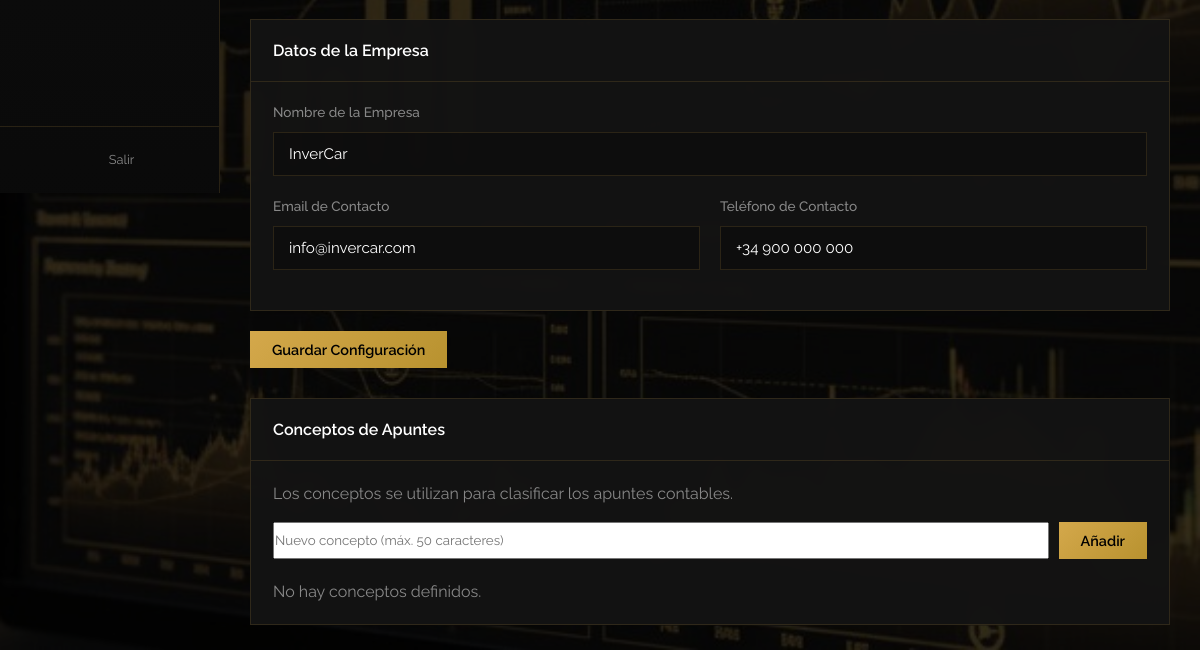
Page /admin/configuracion.php (signed in, lower part) on the earlier database version.
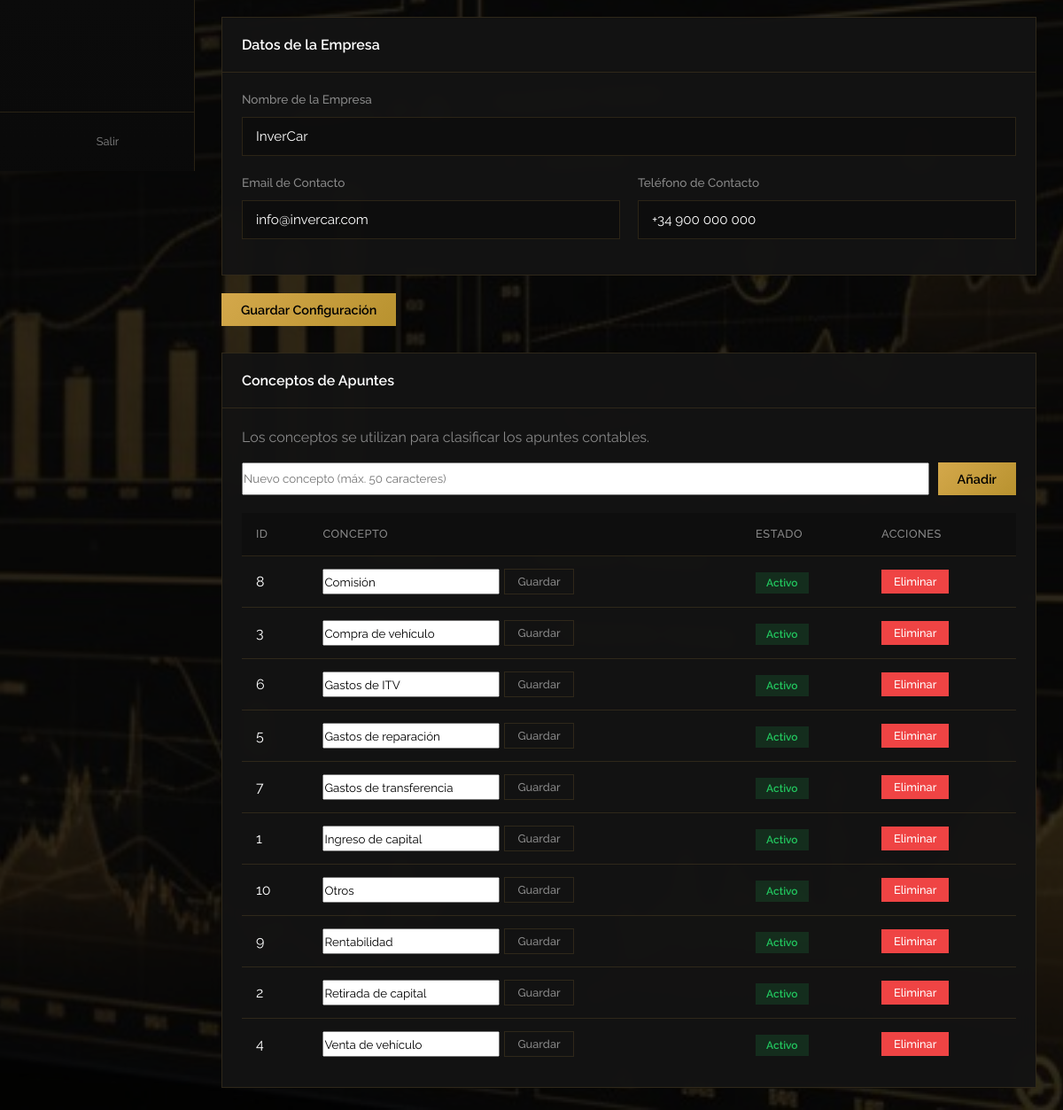
Same page on the later database version.
### tables this page shows
CREATE TABLE IF NOT EXISTS `conceptos` (
  `id` INT UNSIGNED NOT NULL AUTO_INCREMENT,
  `concepto` VARCHAR(50) NOT NULL,
  `activo` TINYINT(1) NOT NULL DEFAULT 1,
  `created_at` TIMESTAMP DEFAULT CURRENT_TIMESTAMP,
  PRIMARY KEY (`id`)
);

### includes/functions.php (called while the page is built, shortened)
<?php
function escape($string) {
    return htmlspecialchars($string, ENT_QUOTES, 'UTF-8');
}

### admin/configuracion.php (the view, shortened to what this page needs)
<?php
$db = getDB();
$config = [];
$stmt = $db->query("SELECT clave, valor FROM configuracion");
foreach ($stmt->fetchAll() as $row) {
    $config[$row['clave']] = $row['valor'];
}
$conceptos = $db->query("SELECT * FROM conceptos ORDER BY concepto")->fetchAll();
?>
<!DOCTYPE html>
<html lang="es">
<head>
    <link rel="stylesheet" href="../assets/css/admin.css">
</head>
<body>
    <div class="admin-wrapper">
        <?php include __DIR__ . '/includes/sidebar.php'; ?>
        <main class="main-content">
            <form method="POST">
                <div class="card" style="margin-bottom: 20px;">
                    <div class="card-header">
                        <h2>Datos de la Empresa</h2>
                    </div>
                    <div class="card-body">
                        <div class="form-group">
                            <label>Nombre de la Empresa</label>
                            <input type="text" name="nombre_empresa"
                                   value="<?php echo escape($config['nombre_empresa'] ?? 'InverCar'); ?>">
                        </div>
                        <div class="form-row">
                            <div class="form-group">
                                <label>Email de Contacto</label>
                                <input type="email" name="email_empresa"
                                       value="<?php echo escape($config['email_empresa'] ?? ''); ?>">
                            </div>
                            <div class="form-group">
                                <label>Teléfono de Contacto</label>
                                <input type="text" name="telefono_empresa"
                                       value="<?php echo escape($config['telefono_empresa'] ?? ''); ?>">
                            </div>
                        </div>
                    </div>
                </div>
                <button type="submit" class="btn btn-primary">Guardar Configuración</button>
            </form>
            <div class="card" style="margin-top: 30px;">
                <div class="card-header">
                    <h2>Conceptos de Apuntes</h2>
                </div>
                <div class="card-body">
                    <p style="color: var(--text-muted); margin-bottom: 15px;">Los conceptos se utilizan para clasificar los apuntes contables.</p>
                    <form method="POST" style="display: flex; gap: 10px; margin-bottom: 20px;">
                        <input type="text" name="concepto" placeholder="Nuevo concepto (máx. 50 caracteres)" maxlength="50" style="flex: 1;">
                        <button type="submit" class="btn btn-primary">Añadir</button>
                    </form>
                    <?php if (empty($conceptos)): ?>
                        <p style="color: var(--text-muted);">No hay conceptos definidos.</p>
                    <?php else: ?>
                        <div class="table-responsive">
                            <table>
                                <thead>
                                    <tr>
                                        <th>ID</th>
                                        <th>Concepto</th>
                                        <th>Estado</th>
                                        <th>Acciones</th>
                                    </tr>
                                </thead>
                                <tbody>
                                    <?php foreach ($conceptos as $c): ?>
                                    <tr>
                                        <td><?php echo $c['id']; ?></td>
                                        <td>
                                            <form method="POST" style="display: flex; gap: 5px;">
                                                <input type="text" name="concepto" value="<?php echo escape($c['concepto']); ?>" maxlength="50" style="width: 200px;">
                                                <button type="submit" class="btn btn-sm btn-outline">Guardar</button>
                                            </form>
                                        </td>
                                        <td>
                                            <form method="POST" style="display: inline;">
                                                <button type="submit" class="badge <?php echo $c['activo'] ? 'badge-success' : 'badge-danger'; ?>" style="cursor: pointer; border: none;">
                                                    <?php echo $c['activo'] ? 'Activo' : 'Inactivo'; ?>
                                                </button>
                                            </form>
                                        </td>
                                        <td>
                                            <form method="POST" style="display: inline;" onsubmit="return confirm('Eliminar este concepto? Solo es posible si no tiene apuntes asociados.');">
                                                <button type="submit" class="btn btn-sm btn-danger">Eliminar</button>
                                            </form>
                                        </td>
                                    </tr>
                                    <?php endforeach; ?>
                                </tbody>
                            </table>
                        </div>
                    <?php endif; ?>
                </div>
            </div>
        </main>
    </div>
</body>
</html>

### admin/includes/sidebar.php (shortened to what this page needs)
<aside class="sidebar" id="sidebar">
    <ul class="sidebar-menu">
    </ul>
    <div class="sidebar-footer">
        <a href="logout.php" class="logout-btn" title="Cerrar Sesión">
            <span class="icon"><?php echo $icons['logout']; ?></span>
            <span class="menu-text">Salir</span>
        </a>
    </div>
</aside>

### assets/css/admin.css (style rules this page uses)
:root { --primary-color: #d4a84b; --primary-dark: #b8922f; --primary-light: #e8c068; --secondary-color: #1a1a1a; --dark-bg: #0a0a0a; --card-bg: rgba(20, 20, 20, 0.95); --card-bg-solid: #141414; --text-light: #ffffff; --text-muted: #888888; --border-color: rgba(212, 168, 75, 0.15); --success: #10b981; --danger: #ef4444; --warning: #f59e0b; --gold: #d4a84b; --gold-light: #e8c068; --sidebar-width: 220px; --green-accent: #22c55e; --blue-accent: #3b82f6; }
* { margin: 0; padding: 0; box-sizing: border-box; }
body { font-family: 'Raleway', sans-serif; background-color: var(--dark-bg); color: var(--text-light); line-height: 1.6; }
input, textarea, select, button { font-family: 'Raleway', sans-serif; }
a { text-decoration: none; color: inherit; }
.admin-wrapper { display: flex; min-height: 100vh; background-image: url('../images/admin-bg.jpg'); background-size: cover; background-position: center; background-attachment: fixed; }
.admin-wrapper::before { content: ''; position: fixed; top: 0; left: 0; right: 0; bottom: 0; background: rgba(0, 0, 0, 0.75); pointer-events: none; z-index: 0; }
.sidebar { width: var(--sidebar-width); background: linear-gradient(180deg, rgba(15, 15, 15, 0.98) 0%, rgba(10, 10, 10, 0.98) 100%); padding: 0; position: fixed; height: 100vh; overflow-y: auto; overflow-x: hidden; border-right: 1px solid var(--border-color); z-index: 100; backdrop-filter: blur(10px); transition: width 0.3s ease; display: flex; flex-direction: column; }
.sidebar-menu { list-style: none; padding: 15px 0; flex: 1; }
.sidebar-footer { padding: 15px; border-top: 1px solid var(--border-color); }
.logout-btn { display: flex; align-items: center; justify-content: center; gap: 8px; padding: 8px 12px; background: transparent; border: none; border-radius: 6px; color: var(--text-muted); font-size: 0.8rem; transition: all 0.3s ease; width: 100%; }
.logout-btn .icon { width: 16px; height: 16px; display: flex; align-items: center; justify-content: center; }
.main-content { flex: 1; margin-left: var(--sidebar-width); padding: 25px 30px; position: relative; z-index: 1; min-height: 100vh; transition: margin-left 0.3s ease; }
.card { background: var(--card-bg); border-radius: 0; border: 1px solid var(--border-color); overflow: hidden; backdrop-filter: blur(10px); }
.card-header { display: flex; justify-content: space-between; align-items: center; padding: 18px 22px; border-bottom: 1px solid var(--border-color); }
.card-header h2 { font-size: 1rem; font-weight: 600; }
.card-body { padding: 20px 22px; }
.table-responsive { overflow-x: auto; }
table { width: 100%; border-collapse: collapse; }
table th, table td { padding: 14px 16px; text-align: left; border-bottom: 1px solid var(--border-color); }
table th { color: var(--text-muted); font-weight: 500; font-size: 0.8rem; text-transform: uppercase; letter-spacing: 0.5px; background: rgba(0, 0, 0, 0.2); }
table tbody tr { transition: background 0.2s; }
table tbody tr:last-child td { border-bottom: none; }
.badge { display: inline-block; padding: 5px 12px; border-radius: 0; font-size: 0.75rem; font-weight: 600; }
.badge-success { background: rgba(34, 197, 94, 0.15); color: var(--green-accent); border: 1px solid rgba(34, 197, 94, 0.3); }
.btn { display: inline-block; padding: 10px 22px; border-radius: 0; font-weight: 500; font-size: 0.9rem; cursor: pointer; transition: all 0.3s ease; border: none; }
.btn-sm { padding: 6px 14px; font-size: 0.8rem; border-radius: 0; }
.btn-primary { background: linear-gradient(135deg, var(--gold) 0%, var(--primary-dark) 100%); color: #000; font-weight: 600; }
.btn-danger { background: var(--danger); color: white; }
.btn-outline { background: transparent; border: 1px solid var(--border-color); color: var(--text-muted); }
.form-group { margin-bottom: 20px; }
.form-group label { display: block; margin-bottom: 8px; font-weight: 500; font-size: 0.85rem; color: var(--text-muted); }
.form-group input, .form-group textarea, .form-group select { width: 100%; padding: 12px 15px; border: 1px solid var(--border-color); border-radius: 0; background: rgba(0, 0, 0, 0.3); color: var(--text-light); font-size: 0.95rem; transition: all 0.3s; }
.form-row { display: grid; grid-template-columns: repeat(auto-fit, minmax(200px, 1fr)); gap: 20px; }

Differences in the rows shown:
added conceptos: id "8", concepto "Comisión", activo "Activo"
added conceptos: id "3", concepto "Compra de vehículo", activo "Activo"
added conceptos: id "6", concepto "Gastos de ITV", activo "Activo"
added conceptos: id "5", concepto "Gastos de reparación", activo "Activo"
added conceptos: id "7", concepto "Gastos de transferencia", activo "Activo"
added conceptos: id "1", concepto "Ingreso de capital", activo "Activo"
added conceptos: id "10", concepto "Otros", activo "Activo"
added conceptos: id "9", concepto "Rentabilidad", activo "Activo"
added conceptos: id "2", concepto "Retirada de capital", activo "Activo"
added conceptos: id "4", concepto "Venta de vehículo", activo "Activo"
Other differences:
text no longer shown: "No hay conceptos definidos."
text now shown: "ID CONCEPTO ESTADO ACCIONES"
